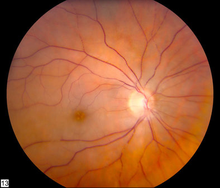
%> input picture input/retina_small.tif, 220 x 188 px, shrunk from 394 x 337 before the run
$ octave --eval "main;"   (GNU Octave 9; MATLAB toolbox functions it lacks are replaced by stand-ins)
%> lines starting %> are read from the running program, lines starting %| are printed output that depends on the picture
### runEach.m
function output= runEach(iterations,im)
    global TEND;
    global TSTART;

    [X,Y,Z] = size(im);
    output = zeros(X,Y);
    jmp = double((TEND-TSTART))/double(iterations);
    for i=0:iterations
        cur = TSTART + double(jmp) * double(i);
        temp = im2bw(im, cur);
        temp = verify(temp,im);

        %(imcomplement) black became white white became black
        temp = imcomplement(temp);
        output = output | temp;
        imwrite(uint8(output)*255,strcat(num2str(i),'partial.tiff'),'tiff','Compression','none');
    end
    output = imcomplement(output);
end

### containsWhite.m
function out=containsWhite(image)
    [X,Y] = size(image);
    out=0;
    for x = 1:X
        for y = 1:Y
            if(image(x,y)==1)
                out=1;
                return;
            end
        end
    end
end

### verify.m
function out = verify(image,original)
    global MAXD;
    global MAXPHI;
    global PSIZE;
    global CMIN;
    disp('Verify started');
    out = image;
    if(containsWhite(image)==0) %Our image is all black, return
        return;
    end
    [X,Y] = size(image);

    closeMap = getCloseMap(image);
    disp('map generated');
    for x=1:X
        for y=1:Y
            %for each pixel
            if(image(x,y)==1) %If its white, we don't care
                continue;
            end
            %If pixel is black, we need to prune
            %First, get information about the vector to our nearest pixel

            xloc=closeMap(x,y,1);
            yloc=closeMap(x,y,2);
            if(xloc == -1 && yloc==-1)
                out(x,y)=1;
                continue;
            end

            d=0;
            phi=0;
            Imax=uint8(1);
            %Now we de our calculation for each neighbouring pixel
            for xsub = -1:1
                for ysub = -1:1
                    %boundary
                    if(x+xsub < 1 || y+ysub<1 || x+xsub >= X || y+ysub >= Y)
                        continue;
                    end

                    %vector information for nearest pixel
                    xloc2=closeMap(x+xsub,y+ysub,1);
                    yloc2=closeMap(x+xsub,y+ysub,2);

                    if(xloc2==-1 || yloc2==-1)
                        continue;
                    end

                    dtemp = getDistance(xloc,yloc,xloc2,yloc2);
                    phitemp = getAngle(x,y,xloc,yloc,xloc2,yloc2);
                    I = original(xloc2,yloc2);

                    %We keep the information if it is a maxima
                    d=max([d,dtemp]);
                    phi=max([phi,phitemp]);
                    Imax=max([I,Imax]);
                end
            end

            %Now we prune based on d and phi
            %These are pixel based pruning operations
            %disp(Imax/double(original(x,y)));
            %disp(double(Imax)/(double(original(x,y)+1)));
            if(d>MAXD || abs(phi) < MAXPHI || double(Imax)/(double(original(x,y)+1)) < CMIN)
                out(x,y)=1;
            end
        end
    end

    %Then we need to prune entire image based on connected component size
    [L,num] =bwlabel(imcomplement(out),4);
    count = zeros(num+1,1);
    for x =1:X
        for y=1:Y
            count(L(x,y)+1) = count(L(x,y)+1) + 1;
        end
    end

    %prune small sized parts
    for x =1:X
        for y=1:Y
            if (count(L(x,y)+1)<PSIZE)
                out(x,y)=1;
            end
        end
    end
end

### getCloseMap.m
function closeMap=getCloseMap(image)
    [X,Y,Z] = size(image);
    closeMap = zeros(X,Y,2);

    for x=1:X
        for y=1:Y
            [xloc,yloc]=getNearestPixel(image,x,y);
            closeMap(x,y,1)= xloc;
            closeMap(x,y,2)= yloc;
        end
    end
end

### main.m
function main
    global MAXD; %Max thickness for vessels
    global TSTART; %Minimum threshold of grey ness
    global TEND; %Maximum threshold
    global MAXPHI; %Maximim angle (phi) for vessel
    global PSIZE; %Minimum size for connected component
    global CMIN; %Minimum contrast for component
    MAXD = 9;
    TSTART=0.3;
    TEND=0.8;
    PSIZE=44;
    MAXPHI = 140;
    CMIN=1.07;

    iterations=45;

    im=imread('retina_small.tif','tif');
    green = im(:,:,2); % 1 for red 2 green and 3 blue
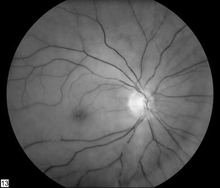
%> green: size 188x220 uint8; min 0, max 255, mean 83.7
    im=green;

    imwrite(uint8(im),'Image.tiff','tiff','Compression','none');

    output = runEach(iterations,im);
    imwrite(uint8(output)*255,strcat('result_image.tiff'),'tiff','Compression','none')
    imshow(output);

end
%> (the run ends here)
